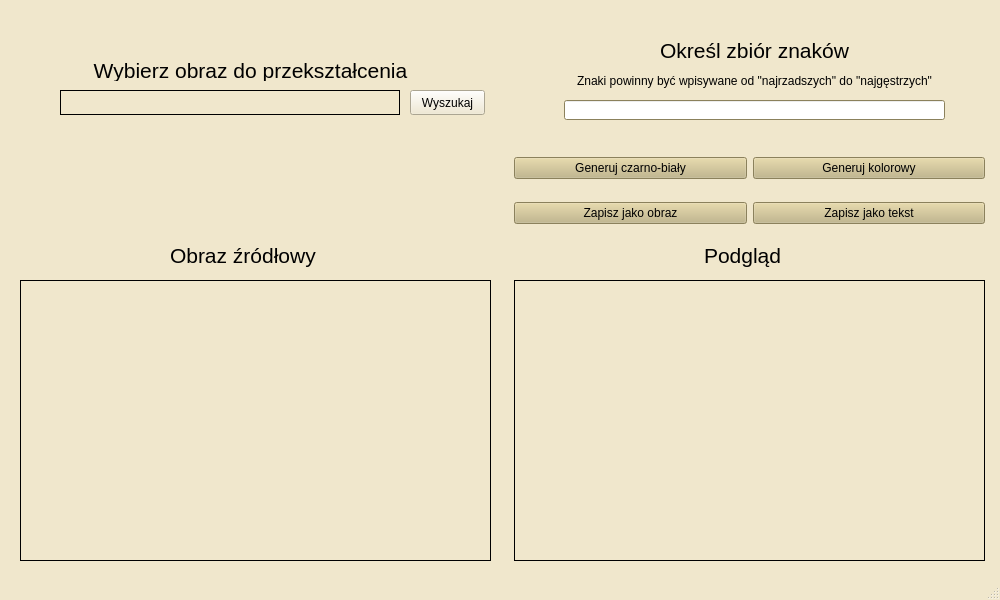
<?xml version="1.0" encoding="UTF-8"?>
<ui version="4.0">
 <class>MainWindow</class>
 <widget class="QMainWindow" name="MainWindow">
  <property name="enabled">
   <bool>true</bool>
  </property>
  <property name="geometry">
   <rect>
    <x>0</x>
    <y>0</y>
    <width>1000</width>
    <height>600</height>
   </rect>
  </property>
  <property name="sizePolicy">
   <sizepolicy hsizetype="Fixed" vsizetype="Fixed">
    <horstretch>0</horstretch>
    <verstretch>0</verstretch>
   </sizepolicy>
  </property>
  <property name="palette">
   <palette>
    <active>
     <colorrole role="WindowText">
      <brush brushstyle="SolidPattern">
       <color alpha="255">
        <red>0</red>
        <green>0</green>
        <blue>0</blue>
       </color>
      </brush>
     </colorrole>
     <colorrole role="Button">
      <brush brushstyle="SolidPattern">
       <color alpha="255">
        <red>240</red>
        <green>231</green>
        <blue>204</blue>
       </color>
      </brush>
     </colorrole>
     <colorrole role="Light">
      <brush brushstyle="SolidPattern">
       <color alpha="255">
        <red>255</red>
        <green>255</green>
        <blue>255</blue>
       </color>
      </brush>
     </colorrole>
     <colorrole role="Midlight">
      <brush brushstyle="SolidPattern">
       <color alpha="255">
        <red>247</red>
        <green>243</green>
        <blue>229</blue>
       </color>
      </brush>
     </colorrole>
     <colorrole role="Dark">
      <brush brushstyle="SolidPattern">
       <color alpha="255">
        <red>120</red>
        <green>115</green>
        <blue>102</blue>
       </color>
      </brush>
     </colorrole>
     <colorrole role="Mid">
      <brush brushstyle="SolidPattern">
       <color alpha="255">
        <red>160</red>
        <green>154</green>
        <blue>136</blue>
       </color>
      </brush>
     </colorrole>
     <colorrole role="Text">
      <brush brushstyle="SolidPattern">
       <color alpha="255">
        <red>0</red>
        <green>0</green>
        <blue>0</blue>
       </color>
      </brush>
     </colorrole>
     <colorrole role="BrightText">
      <brush brushstyle="SolidPattern">
       <color alpha="255">
        <red>255</red>
        <green>255</green>
        <blue>255</blue>
       </color>
      </brush>
     </colorrole>
     <colorrole role="ButtonText">
      <brush brushstyle="SolidPattern">
       <color alpha="255">
        <red>0</red>
        <green>0</green>
        <blue>0</blue>
       </color>
      </brush>
     </colorrole>
     <colorrole role="Base">
      <brush brushstyle="SolidPattern">
       <color alpha="255">
        <red>255</red>
        <green>255</green>
        <blue>255</blue>
       </color>
      </brush>
     </colorrole>
     <colorrole role="Window">
      <brush brushstyle="SolidPattern">
       <color alpha="255">
        <red>240</red>
        <green>231</green>
        <blue>204</blue>
       </color>
      </brush>
     </colorrole>
     <colorrole role="Shadow">
      <brush brushstyle="SolidPattern">
       <color alpha="255">
        <red>0</red>
        <green>0</green>
        <blue>0</blue>
       </color>
      </brush>
     </colorrole>
     <colorrole role="AlternateBase">
      <brush brushstyle="SolidPattern">
       <color alpha="255">
        <red>247</red>
        <green>243</green>
        <blue>229</blue>
       </color>
      </brush>
     </colorrole>
     <colorrole role="ToolTipBase">
      <brush brushstyle="SolidPattern">
       <color alpha="255">
        <red>255</red>
        <green>255</green>
        <blue>220</blue>
       </color>
      </brush>
     </colorrole>
     <colorrole role="ToolTipText">
      <brush brushstyle="SolidPattern">
       <color alpha="255">
        <red>0</red>
        <green>0</green>
        <blue>0</blue>
       </color>
      </brush>
     </colorrole>
    </active>
    <inactive>
     <colorrole role="WindowText">
      <brush brushstyle="SolidPattern">
       <color alpha="255">
        <red>0</red>
        <green>0</green>
        <blue>0</blue>
       </color>
      </brush>
     </colorrole>
     <colorrole role="Button">
      <brush brushstyle="SolidPattern">
       <color alpha="255">
        <red>240</red>
        <green>231</green>
        <blue>204</blue>
       </color>
      </brush>
     </colorrole>
     <colorrole role="Light">
      <brush brushstyle="SolidPattern">
       <color alpha="255">
        <red>255</red>
        <green>255</green>
        <blue>255</blue>
       </color>
      </brush>
     </colorrole>
     <colorrole role="Midlight">
      <brush brushstyle="SolidPattern">
       <color alpha="255">
        <red>247</red>
        <green>243</green>
        <blue>229</blue>
       </color>
      </brush>
     </colorrole>
     <colorrole role="Dark">
      <brush brushstyle="SolidPattern">
       <color alpha="255">
        <red>120</red>
        <green>115</green>
        <blue>102</blue>
       </color>
      </brush>
     </colorrole>
     <colorrole role="Mid">
      <brush brushstyle="SolidPattern">
       <color alpha="255">
        <red>160</red>
        <green>154</green>
        <blue>136</blue>
       </color>
      </brush>
     </colorrole>
     <colorrole role="Text">
      <brush brushstyle="SolidPattern">
       <color alpha="255">
        <red>0</red>
        <green>0</green>
        <blue>0</blue>
       </color>
      </brush>
     </colorrole>
     <colorrole role="BrightText">
      <brush brushstyle="SolidPattern">
       <color alpha="255">
        <red>255</red>
        <green>255</green>
        <blue>255</blue>
       </color>
      </brush>
     </colorrole>
     <colorrole role="ButtonText">
      <brush brushstyle="SolidPattern">
       <color alpha="255">
        <red>0</red>
        <green>0</green>
        <blue>0</blue>
       </color>
      </brush>
     </colorrole>
     <colorrole role="Base">
      <brush brushstyle="SolidPattern">
       <color alpha="255">
        <red>255</red>
        <green>255</green>
        <blue>255</blue>
       </color>
      </brush>
     </colorrole>
     <colorrole role="Window">
      <brush brushstyle="SolidPattern">
       <color alpha="255">
        <red>240</red>
        <green>231</green>
        <blue>204</blue>
       </color>
      </brush>
     </colorrole>
     <colorrole role="Shadow">
      <brush brushstyle="SolidPattern">
       <color alpha="255">
        <red>0</red>
        <green>0</green>
        <blue>0</blue>
       </color>
      </brush>
     </colorrole>
     <colorrole role="AlternateBase">
      <brush brushstyle="SolidPattern">
       <color alpha="255">
        <red>247</red>
        <green>243</green>
        <blue>229</blue>
       </color>
      </brush>
     </colorrole>
     <colorrole role="ToolTipBase">
      <brush brushstyle="SolidPattern">
       <color alpha="255">
        <red>255</red>
        <green>255</green>
        <blue>220</blue>
       </color>
      </brush>
     </colorrole>
     <colorrole role="ToolTipText">
      <brush brushstyle="SolidPattern">
       <color alpha="255">
        <red>0</red>
        <green>0</green>
        <blue>0</blue>
       </color>
      </brush>
     </colorrole>
    </inactive>
    <disabled>
     <colorrole role="WindowText">
      <brush brushstyle="SolidPattern">
       <color alpha="255">
        <red>120</red>
        <green>115</green>
        <blue>102</blue>
       </color>
      </brush>
     </colorrole>
     <colorrole role="Button">
      <brush brushstyle="SolidPattern">
       <color alpha="255">
        <red>240</red>
        <green>231</green>
        <blue>204</blue>
       </color>
      </brush>
     </colorrole>
     <colorrole role="Light">
      <brush brushstyle="SolidPattern">
       <color alpha="255">
        <red>255</red>
        <green>255</green>
        <blue>255</blue>
       </color>
      </brush>
     </colorrole>
     <colorrole role="Midlight">
      <brush brushstyle="SolidPattern">
       <color alpha="255">
        <red>247</red>
        <green>243</green>
        <blue>229</blue>
       </color>
      </brush>
     </colorrole>
     <colorrole role="Dark">
      <brush brushstyle="SolidPattern">
       <color alpha="255">
        <red>120</red>
        <green>115</green>
        <blue>102</blue>
       </color>
      </brush>
     </colorrole>
     <colorrole role="Mid">
      <brush brushstyle="SolidPattern">
       <color alpha="255">
        <red>160</red>
        <green>154</green>
        <blue>136</blue>
       </color>
      </brush>
     </colorrole>
     <colorrole role="Text">
      <brush brushstyle="SolidPattern">
       <color alpha="255">
        <red>120</red>
        <green>115</green>
        <blue>102</blue>
       </color>
      </brush>
     </colorrole>
     <colorrole role="BrightText">
      <brush brushstyle="SolidPattern">
       <color alpha="255">
        <red>255</red>
        <green>255</green>
        <blue>255</blue>
       </color>
      </brush>
     </colorrole>
     <colorrole role="ButtonText">
      <brush brushstyle="SolidPattern">
       <color alpha="255">
        <red>120</red>
        <green>115</green>
        <blue>102</blue>
       </color>
      </brush>
     </colorrole>
     <colorrole role="Base">
      <brush brushstyle="SolidPattern">
       <color alpha="255">
        <red>240</red>
        <green>231</green>
        <blue>204</blue>
       </color>
      </brush>
     </colorrole>
     <colorrole role="Window">
      <brush brushstyle="SolidPattern">
       <color alpha="255">
        <red>240</red>
        <green>231</green>
        <blue>204</blue>
       </color>
      </brush>
     </colorrole>
     <colorrole role="Shadow">
      <brush brushstyle="SolidPattern">
       <color alpha="255">
        <red>0</red>
        <green>0</green>
        <blue>0</blue>
       </color>
      </brush>
     </colorrole>
     <colorrole role="AlternateBase">
      <brush brushstyle="SolidPattern">
       <color alpha="255">
        <red>240</red>
        <green>231</green>
        <blue>204</blue>
       </color>
      </brush>
     </colorrole>
     <colorrole role="ToolTipBase">
      <brush brushstyle="SolidPattern">
       <color alpha="255">
        <red>255</red>
        <green>255</green>
        <blue>220</blue>
       </color>
      </brush>
     </colorrole>
     <colorrole role="ToolTipText">
      <brush brushstyle="SolidPattern">
       <color alpha="255">
        <red>0</red>
        <green>0</green>
        <blue>0</blue>
       </color>
      </brush>
     </colorrole>
    </disabled>
   </palette>
  </property>
  <property name="windowTitle">
   <string>MainWindow</string>
  </property>
  <widget class="QWidget" name="centralwidget">
   <property name="sizePolicy">
    <sizepolicy hsizetype="Fixed" vsizetype="Fixed">
     <horstretch>0</horstretch>
     <verstretch>0</verstretch>
    </sizepolicy>
   </property>
   <widget class="QWidget" name="horizontalLayoutWidget">
    <property name="geometry">
     <rect>
      <x>0</x>
      <y>0</y>
      <width>1001</width>
      <height>601</height>
     </rect>
    </property>
    <layout class="QHBoxLayout" name="horizontalLayout">
     <property name="leftMargin">
      <number>10</number>
     </property>
     <property name="topMargin">
      <number>10</number>
     </property>
     <property name="rightMargin">
      <number>10</number>
     </property>
     <property name="bottomMargin">
      <number>10</number>
     </property>
     <item>
      <widget class="QWidget" name="widget_2" native="true">
       <widget class="QLabel" name="label_2">
        <property name="geometry">
         <rect>
          <x>10</x>
          <y>50</y>
          <width>461</width>
          <height>21</height>
         </rect>
        </property>
        <property name="font">
         <font>
          <pointsize>16</pointsize>
         </font>
        </property>
        <property name="layoutDirection">
         <enum>Qt::LeftToRight</enum>
        </property>
        <property name="text">
         <string>Wybierz obraz do przekształcenia</string>
        </property>
        <property name="alignment">
         <set>Qt::AlignCenter</set>
        </property>
       </widget>
       <widget class="QPushButton" name="fileButton">
        <property name="geometry">
         <rect>
          <x>400</x>
          <y>80</y>
          <width>75</width>
          <height>25</height>
         </rect>
        </property>
        <property name="text">
         <string>Wyszukaj</string>
        </property>
       </widget>
       <widget class="QLabel" name="label">
        <property name="geometry">
         <rect>
          <x>160</x>
          <y>230</y>
          <width>161</width>
          <height>31</height>
         </rect>
        </property>
        <property name="font">
         <font>
          <pointsize>16</pointsize>
         </font>
        </property>
        <property name="text">
         <string>Obraz źródłowy</string>
        </property>
       </widget>
       <widget class="QLabel" name="originalPicture">
        <property name="geometry">
         <rect>
          <x>10</x>
          <y>270</y>
          <width>471</width>
          <height>281</height>
         </rect>
        </property>
        <property name="autoFillBackground">
         <bool>false</bool>
        </property>
        <property name="styleSheet">
         <string notr="true"/>
        </property>
        <property name="frameShape">
         <enum>QFrame::Box</enum>
        </property>
        <property name="text">
         <string/>
        </property>
        <property name="scaledContents">
         <bool>true</bool>
        </property>
       </widget>
       <widget class="QLabel" name="fileLocationLabel">
        <property name="geometry">
         <rect>
          <x>50</x>
          <y>80</y>
          <width>340</width>
          <height>25</height>
         </rect>
        </property>
        <property name="frameShape">
         <enum>QFrame::Box</enum>
        </property>
        <property name="text">
         <string/>
        </property>
       </widget>
      </widget>
     </item>
     <item>
      <widget class="QWidget" name="widget" native="true">
       <property name="palette">
        <palette>
         <active>
          <colorrole role="WindowText">
           <brush brushstyle="SolidPattern">
            <color alpha="255">
             <red>0</red>
             <green>0</green>
             <blue>0</blue>
            </color>
           </brush>
          </colorrole>
          <colorrole role="Button">
           <brush brushstyle="SolidPattern">
            <color alpha="255">
             <red>194</red>
             <green>180</green>
             <blue>129</blue>
            </color>
           </brush>
          </colorrole>
          <colorrole role="Light">
           <brush brushstyle="SolidPattern">
            <color alpha="255">
             <red>255</red>
             <green>245</green>
             <blue>206</blue>
            </color>
           </brush>
          </colorrole>
          <colorrole role="Midlight">
           <brush brushstyle="SolidPattern">
            <color alpha="255">
             <red>224</red>
             <green>212</green>
             <blue>167</blue>
            </color>
           </brush>
          </colorrole>
          <colorrole role="Dark">
           <brush brushstyle="SolidPattern">
            <color alpha="255">
             <red>97</red>
             <green>90</green>
             <blue>64</blue>
            </color>
           </brush>
          </colorrole>
          <colorrole role="Mid">
           <brush brushstyle="SolidPattern">
            <color alpha="255">
             <red>129</red>
             <green>120</green>
             <blue>86</blue>
            </color>
           </brush>
          </colorrole>
          <colorrole role="Text">
           <brush brushstyle="SolidPattern">
            <color alpha="255">
             <red>0</red>
             <green>0</green>
             <blue>0</blue>
            </color>
           </brush>
          </colorrole>
          <colorrole role="BrightText">
           <brush brushstyle="SolidPattern">
            <color alpha="255">
             <red>255</red>
             <green>255</green>
             <blue>255</blue>
            </color>
           </brush>
          </colorrole>
          <colorrole role="ButtonText">
           <brush brushstyle="SolidPattern">
            <color alpha="255">
             <red>0</red>
             <green>0</green>
             <blue>0</blue>
            </color>
           </brush>
          </colorrole>
          <colorrole role="Base">
           <brush brushstyle="SolidPattern">
            <color alpha="255">
             <red>255</red>
             <green>255</green>
             <blue>255</blue>
            </color>
           </brush>
          </colorrole>
          <colorrole role="Window">
           <brush brushstyle="SolidPattern">
            <color alpha="255">
             <red>194</red>
             <green>180</green>
             <blue>129</blue>
            </color>
           </brush>
          </colorrole>
          <colorrole role="Shadow">
           <brush brushstyle="SolidPattern">
            <color alpha="255">
             <red>0</red>
             <green>0</green>
             <blue>0</blue>
            </color>
           </brush>
          </colorrole>
          <colorrole role="AlternateBase">
           <brush brushstyle="SolidPattern">
            <color alpha="255">
             <red>224</red>
             <green>217</green>
             <blue>192</blue>
            </color>
           </brush>
          </colorrole>
          <colorrole role="ToolTipBase">
           <brush brushstyle="SolidPattern">
            <color alpha="255">
             <red>255</red>
             <green>255</green>
             <blue>220</blue>
            </color>
           </brush>
          </colorrole>
          <colorrole role="ToolTipText">
           <brush brushstyle="SolidPattern">
            <color alpha="255">
             <red>0</red>
             <green>0</green>
             <blue>0</blue>
            </color>
           </brush>
          </colorrole>
         </active>
         <inactive>
          <colorrole role="WindowText">
           <brush brushstyle="SolidPattern">
            <color alpha="255">
             <red>0</red>
             <green>0</green>
             <blue>0</blue>
            </color>
           </brush>
          </colorrole>
          <colorrole role="Button">
           <brush brushstyle="SolidPattern">
            <color alpha="255">
             <red>194</red>
             <green>180</green>
             <blue>129</blue>
            </color>
           </brush>
          </colorrole>
          <colorrole role="Light">
           <brush brushstyle="SolidPattern">
            <color alpha="255">
             <red>255</red>
             <green>245</green>
             <blue>206</blue>
            </color>
           </brush>
          </colorrole>
          <colorrole role="Midlight">
           <brush brushstyle="SolidPattern">
            <color alpha="255">
             <red>224</red>
             <green>212</green>
             <blue>167</blue>
            </color>
           </brush>
          </colorrole>
          <colorrole role="Dark">
           <brush brushstyle="SolidPattern">
            <color alpha="255">
             <red>97</red>
             <green>90</green>
             <blue>64</blue>
            </color>
           </brush>
          </colorrole>
          <colorrole role="Mid">
           <brush brushstyle="SolidPattern">
            <color alpha="255">
             <red>129</red>
             <green>120</green>
             <blue>86</blue>
            </color>
           </brush>
          </colorrole>
          <colorrole role="Text">
           <brush brushstyle="SolidPattern">
            <color alpha="255">
             <red>0</red>
             <green>0</green>
             <blue>0</blue>
            </color>
           </brush>
          </colorrole>
          <colorrole role="BrightText">
           <brush brushstyle="SolidPattern">
            <color alpha="255">
             <red>255</red>
             <green>255</green>
             <blue>255</blue>
            </color>
           </brush>
          </colorrole>
          <colorrole role="ButtonText">
           <brush brushstyle="SolidPattern">
            <color alpha="255">
             <red>0</red>
             <green>0</green>
             <blue>0</blue>
            </color>
           </brush>
          </colorrole>
          <colorrole role="Base">
           <brush brushstyle="SolidPattern">
            <color alpha="255">
             <red>255</red>
             <green>255</green>
             <blue>255</blue>
            </color>
           </brush>
          </colorrole>
          <colorrole role="Window">
           <brush brushstyle="SolidPattern">
            <color alpha="255">
             <red>194</red>
             <green>180</green>
             <blue>129</blue>
            </color>
           </brush>
          </colorrole>
          <colorrole role="Shadow">
           <brush brushstyle="SolidPattern">
            <color alpha="255">
             <red>0</red>
             <green>0</green>
             <blue>0</blue>
            </color>
           </brush>
          </colorrole>
          <colorrole role="AlternateBase">
           <brush brushstyle="SolidPattern">
            <color alpha="255">
             <red>224</red>
             <green>217</green>
             <blue>192</blue>
            </color>
           </brush>
          </colorrole>
          <colorrole role="ToolTipBase">
           <brush brushstyle="SolidPattern">
            <color alpha="255">
             <red>255</red>
             <green>255</green>
             <blue>220</blue>
            </color>
           </brush>
          </colorrole>
          <colorrole role="ToolTipText">
           <brush brushstyle="SolidPattern">
            <color alpha="255">
             <red>0</red>
             <green>0</green>
             <blue>0</blue>
            </color>
           </brush>
          </colorrole>
         </inactive>
         <disabled>
          <colorrole role="WindowText">
           <brush brushstyle="SolidPattern">
            <color alpha="255">
             <red>97</red>
             <green>90</green>
             <blue>64</blue>
            </color>
           </brush>
          </colorrole>
          <colorrole role="Button">
           <brush brushstyle="SolidPattern">
            <color alpha="255">
             <red>194</red>
             <green>180</green>
             <blue>129</blue>
            </color>
           </brush>
          </colorrole>
          <colorrole role="Light">
           <brush brushstyle="SolidPattern">
            <color alpha="255">
             <red>255</red>
             <green>245</green>
             <blue>206</blue>
            </color>
           </brush>
          </colorrole>
          <colorrole role="Midlight">
           <brush brushstyle="SolidPattern">
            <color alpha="255">
             <red>224</red>
             <green>212</green>
             <blue>167</blue>
            </color>
           </brush>
          </colorrole>
          <colorrole role="Dark">
           <brush brushstyle="SolidPattern">
            <color alpha="255">
             <red>97</red>
             <green>90</green>
             <blue>64</blue>
            </color>
           </brush>
          </colorrole>
          <colorrole role="Mid">
           <brush brushstyle="SolidPattern">
            <color alpha="255">
             <red>129</red>
             <green>120</green>
             <blue>86</blue>
            </color>
           </brush>
          </colorrole>
          <colorrole role="Text">
           <brush brushstyle="SolidPattern">
            <color alpha="255">
             <red>97</red>
             <green>90</green>
             <blue>64</blue>
            </color>
           </brush>
          </colorrole>
          <colorrole role="BrightText">
           <brush brushstyle="SolidPattern">
            <color alpha="255">
             <red>255</red>
             <green>255</green>
             <blue>255</blue>
            </color>
           </brush>
          </colorrole>
          <colorrole role="ButtonText">
           <brush brushstyle="SolidPattern">
            <color alpha="255">
             <red>97</red>
             <green>90</green>
             <blue>64</blue>
            </color>
           </brush>
          </colorrole>
          <colorrole role="Base">
           <brush brushstyle="SolidPattern">
            <color alpha="255">
             <red>194</red>
             <green>180</green>
             <blue>129</blue>
            </color>
           </brush>
          </colorrole>
          <colorrole role="Window">
           <brush brushstyle="SolidPattern">
            <color alpha="255">
             <red>194</red>
             <green>180</green>
             <blue>129</blue>
            </color>
           </brush>
          </colorrole>
          <colorrole role="Shadow">
           <brush brushstyle="SolidPattern">
            <color alpha="255">
             <red>0</red>
             <green>0</green>
             <blue>0</blue>
            </color>
           </brush>
          </colorrole>
          <colorrole role="AlternateBase">
           <brush brushstyle="SolidPattern">
            <color alpha="255">
             <red>194</red>
             <green>180</green>
             <blue>129</blue>
            </color>
           </brush>
          </colorrole>
          <colorrole role="ToolTipBase">
           <brush brushstyle="SolidPattern">
            <color alpha="255">
             <red>255</red>
             <green>255</green>
             <blue>220</blue>
            </color>
           </brush>
          </colorrole>
          <colorrole role="ToolTipText">
           <brush brushstyle="SolidPattern">
            <color alpha="255">
             <red>0</red>
             <green>0</green>
             <blue>0</blue>
            </color>
           </brush>
          </colorrole>
         </disabled>
        </palette>
       </property>
       <widget class="QLabel" name="label_3">
        <property name="geometry">
         <rect>
          <x>200</x>
          <y>230</y>
          <width>81</width>
          <height>31</height>
         </rect>
        </property>
        <property name="font">
         <font>
          <pointsize>16</pointsize>
         </font>
        </property>
        <property name="text">
         <string>Podgląd</string>
        </property>
       </widget>
       <widget class="QLabel" name="label_4">
        <property name="geometry">
         <rect>
          <x>60</x>
          <y>30</y>
          <width>381</width>
          <height>21</height>
         </rect>
        </property>
        <property name="font">
         <font>
          <pointsize>16</pointsize>
         </font>
        </property>
        <property name="text">
         <string>Określ zbiór znaków</string>
        </property>
        <property name="alignment">
         <set>Qt::AlignCenter</set>
        </property>
       </widget>
       <widget class="QLineEdit" name="lineEdit_3">
        <property name="geometry">
         <rect>
          <x>60</x>
          <y>90</y>
          <width>381</width>
          <height>20</height>
         </rect>
        </property>
       </widget>
       <widget class="QLabel" name="label_5">
        <property name="geometry">
         <rect>
          <x>60</x>
          <y>60</y>
          <width>381</width>
          <height>21</height>
         </rect>
        </property>
        <property name="font">
         <font>
          <pointsize>9</pointsize>
         </font>
        </property>
        <property name="text">
         <string>Znaki powinny być wpisywane od &quot;najrzadszych&quot; do &quot;najgęstrzych&quot;</string>
        </property>
        <property name="alignment">
         <set>Qt::AlignCenter</set>
        </property>
       </widget>
       <widget class="QWidget" name="gridLayoutWidget">
        <property name="geometry">
         <rect>
          <x>10</x>
          <y>130</y>
          <width>471</width>
          <height>101</height>
         </rect>
        </property>
        <layout class="QGridLayout" name="gridLayout">
         <item row="0" column="0">
          <widget class="QPushButton" name="pushButton_2">
           <property name="text">
            <string>Generuj czarno-biały</string>
           </property>
          </widget>
         </item>
         <item row="0" column="1">
          <widget class="QPushButton" name="pushButton_4">
           <property name="text">
            <string>Generuj kolorowy</string>
           </property>
          </widget>
         </item>
         <item row="1" column="0">
          <widget class="QPushButton" name="pushButton_3">
           <property name="text">
            <string>Zapisz jako obraz</string>
           </property>
          </widget>
         </item>
         <item row="1" column="1">
          <widget class="QPushButton" name="pushButton_5">
           <property name="text">
            <string>Zapisz jako tekst</string>
           </property>
          </widget>
         </item>
        </layout>
       </widget>
       <widget class="QLabel" name="generatedPicture">
        <property name="geometry">
         <rect>
          <x>10</x>
          <y>270</y>
          <width>471</width>
          <height>281</height>
         </rect>
        </property>
        <property name="frameShape">
         <enum>QFrame::Box</enum>
        </property>
        <property name="text">
         <string/>
        </property>
        <property name="scaledContents">
         <bool>true</bool>
        </property>
       </widget>
      </widget>
     </item>
    </layout>
   </widget>
  </widget>
  <widget class="QStatusBar" name="statusbar"/>
 </widget>
 <resources/>
 <connections/>
</ui>
